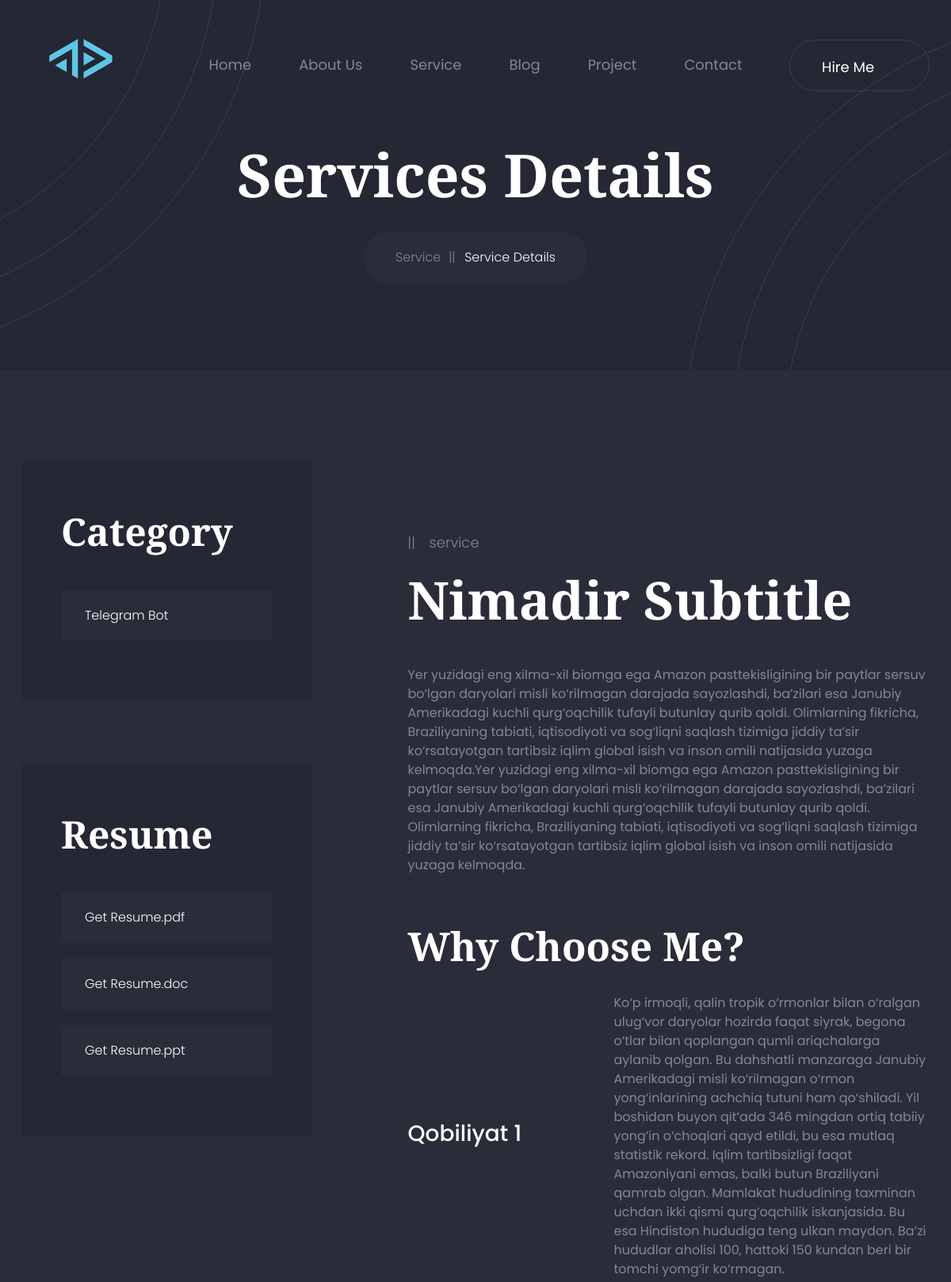
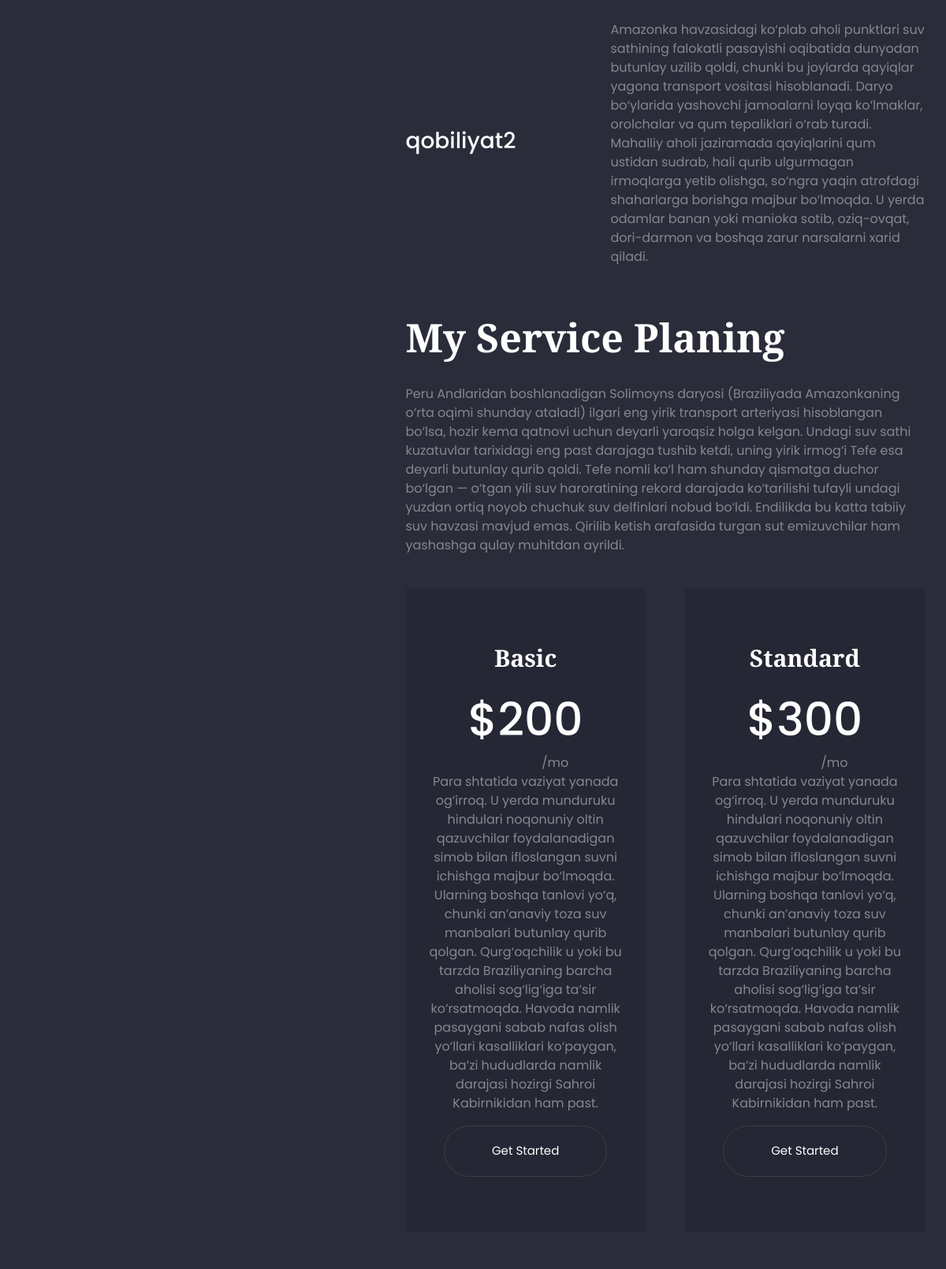
The page /service/1/ (upper part) on the database its author committed (2 pictures, top to bottom).
### portfolio/models.py (models this page shows, shortened)
class Service(models.Model):
    title = models.CharField(max_length=100)
    photo = models.CharField(max_length=200, verbose_name='Rasm URL')
    features = models.ManyToManyField(FeaturesText, related_name='Xususiyatlar')
    subtitle = models.CharField(max_length=200, verbose_name="Sub Title")
    description = models.TextField(blank=True, null=True, verbose_name="Xizmat haqida")
    why_choose_me = models.TextField(blank=True, null=True, verbose_name='Nega aynan men')
    services_text = models.ManyToManyField(ServiceText, related_name='services', verbose_name="kichik qobiliyatlar")
    plans_text = models.TextField(blank=True, null=True, verbose_name="Tariflar haqida matn")

class ServiceText(models.Model):
    title = models.CharField(max_length=100, null=False)
    text = models.TextField()

class BasicService(models.Model):
    iid = models.IntegerField(default=1, editable=False, verbose_name='ID')
    fullname = models.CharField(max_length=255, default="Basic", editable=False, verbose_name='Full Name')
    service = models.OneToOneField(Service, on_delete=models.CASCADE, related_name='basic_service', null=True, blank=True)
    description = models.ManyToManyField(Planstext, verbose_name="Xizmat haqida - Basic")
    price = models.DecimalField(verbose_name="Basic package price", decimal_places=2, max_digits=15)

class Planstext(models.Model):
    text = models.TextField()

class StandardService(models.Model):
    iid = models.IntegerField(default=2, editable=False, verbose_name='ID')
    fullname = models.CharField(max_length=255, default="Standard", editable=False, verbose_name='Full Name')
    service = models.OneToOneField(Service, on_delete=models.CASCADE, related_name='standard_service', null=True, blank=True)
    description = models.ManyToManyField(Planstext, verbose_name="Xizmat haqida - Standard")
    price = models.DecimalField(verbose_name="Standard package price", decimal_places=2, max_digits=15)

### portfolio/views.py (the view)
# urls.py: path('service/<int:pk>/', ServiceDetailsView.as_view(), name='service_details'),
class ServiceDetailsView(DetailView):
    template_name = 'service-details.html'
    model = Service
    def get_context_data(self, **kwargs):
        context = super().get_context_data(**kwargs)
        service = self.object
        context['basic_service'] = service.basic_service
        context['standard_service'] = service.standard_service
        context['premium_service'] = service.premium_service
        context['social'] = SocialMarkets.objects.get(id=1)
        context['home_defaults'] =  HomeDefault.objects.all()
        context['object_list'] = Service.objects.all()[:4]  # Limit to first four services
        return context

### portfolio/templates/service-details.html (shortened to what this page needs)
{% extends 'base.html' %}
{%load static%}
    {% block content %}
    <main class="main-wrapper">
        <div class="breadcrumb-section section-bg overflow-hidden pos-relative">
            <div class="breadcrumb-shape-top-left"></div>
            <div class="breadcrumb-shape-bottom-right"></div>
            <div class="breadcrumb-box">
                <div class="container">
                    <div class="row">
                        <div class="col-12">
                            <div class="breadcrumb-content">
                                <h2 class="title">Services Details</h2>
                                <ul class="breadcrumb-link">
                                    <li><a href="{%url 'services'%}">Service</a></li>
                                    <li class="active" aria-current="page">Service Details</li>
                                </ul>
                            </div>
                        </div>
                    </div>
                </div>
            </div>
        </div>
        <div class="service-details-section section-gap-tb-165">
            <div class="service-details-box">
                <div class="container">
                    <div class="row flex-lg-row flex-column-reverse">
                        <div class="col-xl-4 col-lg-5">
                            <div class="sidebar-widget-area">
                                <div class="sidebar-widget-single-area catagory-widgets">
                                    <h3 class="title">Category</h3>
                                    <ul class="widget-nav-list catagory-item-list">
                                        {% for servicess in object_list %}
                                            <li><a href="#"><span class="text">{{servicess.title.title}}</span><span class="icon"><i class="icofont-double-right"></i></span></a></li>
                                        {%endfor%}
                                    </ul>
                                </div>
                                <div class="sidebar-widget-single-area resume-widgets">
                                    <h3 class="title">Resume</h3>
                                    <ul class="widget-nav-list resume-item-list">
                                        <li><a href="{%static 'Amirjon_Karimov_CV.pdf'%}"><span class="text">Get
                                                    Resume.pdf</span><span class="icon"><i
                                                        class="icofont-file-pdf"></i></span></a></li>
                                        <li><a href="#"><span class="text">Get Resume.doc</span><span class="icon"><i
                                                        class="icofont-file-word"></i></span></a></li>
                                        <li><a href="#"><span class="text">Get Resume.ppt</span><span class="icon"><i
                                                        class="icofont-file-powerpoint"></i></span></a></li>
                                    </ul>
                                </div>
                            </div>
                        </div>
                        <div class="col-xl-7 col-lg-7 offset-xl-1">
                            <div class="service-content-section">
                                <div class="content-hero-image">
                                </div>
                                <div class="default-content-style pos-relative">
                                    <span class="section-tag">service</span>
                                    <h2 class="title">{{service.subtitle.title}}</h2>
                                    <p>{{service.description}}</p>
                                    <h3 class="sub-title">Why Choose Me?</h3>
                                   <ul class="content-list-item content-list-with-text">
                                        {%for service_text in service.services_text.all %}
                                        <li>
                                            <div class="left">
                                                <h4 class="list-title">{{service_text.title}}</h4>
                                            </div>
                                            <div class="right">
                                                <p>{{service_text.text}}</p>
                                            </div>
                                        </li>
                                        {%endfor%}
                                    </ul>
                                    <h3 class="sub-title">My Service Planing</h3>
                                    <p>{{service.plans_text}}</p>
                                </div>
                            </div>
                            <ul class="pricing-area">
                                {% if basic_service %}
                                <li class="pricing-single-item">
                                    <h4 class="name">Basic</h4>
                                    <h2 class="value">${{ basic_service.price|floatformat:"-2" }}</h2>
                                    <span class="time">/mo</span>
                                        {% for desc in basic_service.description.all %}
                                            <p>{{ desc.text }}</p>
                                        {% endfor %}
                                    <a href="#" class="btn btn-lg btn-outline-one">Get Started</a>
                                </li>
                                {% endif %}
                                {% if standard_service %}
                                <li class="pricing-single-item">
                                    <h4 class="name">Standard</h4>
                                    <h2 class="value">${{ standard_service.price|floatformat:"-2" }}</h2>
                                    <span class="time">/mo</span>
                                        {% for desc in standard_service.description.all %}
                                            <p>{{ desc.text }}</p>
                                        {% endfor %}
                                    <a href="#" class="btn btn-lg btn-outline-one">Get Started</a>
                                </li>
                                {% endif %}
                            </ul>
                        </div>
                    </div>
                </div>
            </div>
        </div>
    </main>
    {%endblock content%}

### rows shown on the page
Service: title "Telegram Bot", subtitle "Nimadir Subtitle", description "Yer yuzidagi eng xilma-xil biomga ega Amazon pasttekisligining bir paytlar sersuv bo‘lgan daryolari misli ko‘rilmagan darajada sayozlashdi, ba’zilari esa Janubiy Amerikadagi kuchli qurg‘oqchilik tufayli butunlay qurib qoldi. Olimlarning fikricha, Braziliyaning tabiati, iqtisodiyoti va sog‘liqni saqlash tizimiga jiddiy ta’sir ko‘rsatayotgan tartibsiz iqlim global isish va inson omili natijasida yuzaga kelmoqda.Yer yuzidagi eng xilma-xil biomga ega Amazon pasttekisligining bir paytlar sersuv bo‘lgan daryolari misli ko‘rilmagan darajada sayozlashdi, ba’zilari esa Janubiy Amerikadagi kuchli qurg‘oqchilik tufayli butunlay qurib qoldi. Olimlarning fikricha, Braziliyaning tabiati, iqtisodiyoti va…", plans_text "Peru Andlaridan boshlanadigan Solimoyns daryosi (Braziliyada Amazonkaning o‘rta oqimi shunday ataladi) ilgari eng yirik transport arteriyasi hisoblangan bo‘lsa, hozir kema qatnovi uchun deyarli yaroqsiz holga kelgan. Undagi suv sathi kuzatuvlar tarixidagi eng past darajaga tushib ketdi, uning yirik irmog‘i Tefe esa deyarli butunlay qurib qoldi. Tefe nomli ko‘l ham shunday qismatga duchor bo‘lgan — o‘tgan yili suv haroratining rekord darajada ko‘tarilishi tufayli undagi yuzdan ortiq noyob chuchuk suv delfinlari nobud bo‘ldi. Endilikda bu katta tabiiy suv havzasi mavjud emas. Qirilib ketish arafasida turgan sut emizuvchilar ham yashashga qulay muhitdan ayrildi."
ServiceText: title "Qobiliyat 1", text "Ko‘p irmoqli, qalin tropik o‘rmonlar bilan o‘ralgan ulug‘vor daryolar hozirda faqat siyrak, begona o‘tlar bilan qoplangan qumli ariqchalarga aylanib qolgan. Bu dahshatli manzaraga Janubiy Amerikadagi misli ko‘rilmagan o‘rmon yong‘inlarining achchiq tutuni ham qo‘shiladi. Yil boshidan buyon qit’ada 346 mingdan ortiq tabiiy yong‘in o‘choqlari qayd etildi, bu esa mutlaq statistik rekord. Iqlim tartibsizligi faqat Amazoniyani emas, balki butun Braziliyani qamrab olgan. Mamlakat hududining taxminan uchdan ikki qismi qurg‘oqchilik iskanjasida. Bu esa Hindiston hududiga teng ulkan maydon. Ba’zi hududlar aholisi 100, hattoki 150 kundan beri bir tomchi yomg‘ir ko‘rmagan."
ServiceText: title "qobiliyat2", text "Amazonka havzasidagi ko‘plab aholi punktlari suv sathining falokatli pasayishi oqibatida dunyodan butunlay uzilib qoldi, chunki bu joylarda qayiqlar yagona transport vositasi hisoblanadi. Daryo bo‘ylarida yashovchi jamoalarni loyqa ko‘lmaklar, orolchalar va qum tepaliklari o‘rab turadi. Mahalliy aholi jaziramada qayiqlarini qum ustidan sudrab, hali qurib ulgurmagan irmoqlarga yetib olishga, so‘ngra yaqin atrofdagi shaharlarga borishga majbur bo‘lmoqda. U yerda odamlar banan yoki manioka sotib, oziq-ovqat, dori-darmon va boshqa zarur narsalarni xarid qiladi."
BasicService: price "200"
Planstext: text "Para shtatida vaziyat yanada og‘irroq. U yerda munduruku hindulari noqonuniy oltin qazuvchilar foydalanadigan simob bilan ifloslangan suvni ichishga majbur bo‘lmoqda. Ularning boshqa tanlovi yo‘q, chunki an’anaviy toza suv manbalari butunlay qurib qolgan. Qurg‘oqchilik u yoki bu tarzda Braziliyaning barcha aholisi sog‘lig‘iga ta’sir ko‘rsatmoqda. Havoda namlik pasaygani sabab nafas olish yo‘llari kasalliklari ko‘paygan, ba’zi hududlarda namlik darajasi hozirgi Sahroi Kabirnikidan ham past."
StandardService: price "300"
